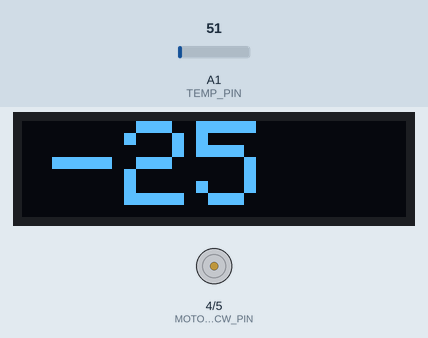
Simulated run of this sketch. Board: Arduino Uno, built with avr-gcc and run on an emulated ATmega328P. On the bench: 128×32 one-colour display, motor-driver pin pairs drawn as motors (green arrow = first pin HIGH = forward, orange = second pin HIGH = backward, longer = more drive, scaled by the enable pin). Inputs (shaded band) come from the test bench; at power-on: A1 (TEMP_PIN) = 51. The display library's start-up logo is not drawn; what the sketch prints to the serial monitor is not drawn.

Above: at 3.2 s.
3.3 s: A1 (TEMP_PIN) set to 134
At 4.0 s:
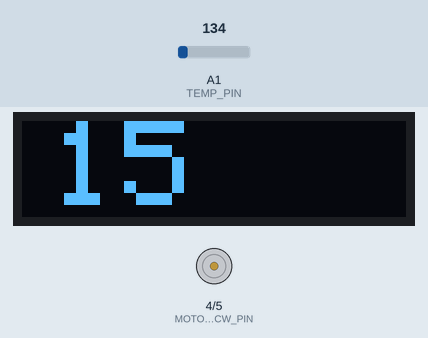
4.8 s: A1 (TEMP_PIN) set to 154
At 5.3 s:
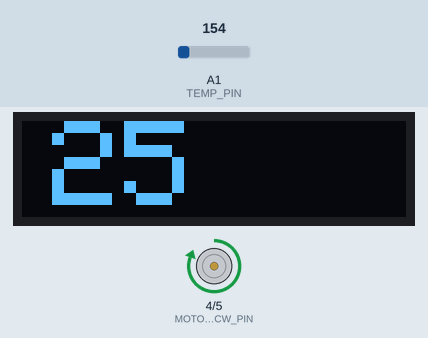
6.3 s: A1 (TEMP_PIN) set to 163
At 6.8 s:
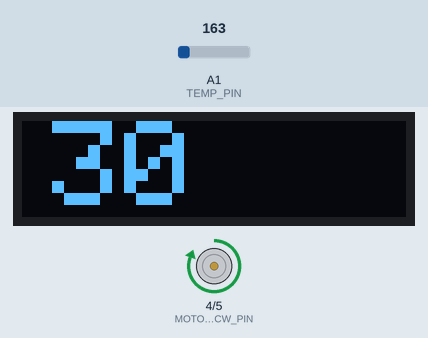
Timing chart, 0 to 9.3 s (numbered marks = the images above; inputs shaded):
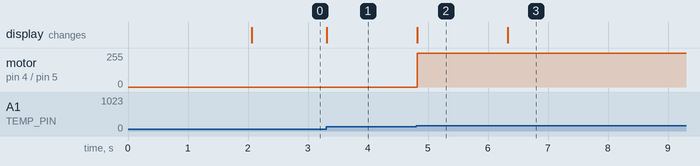

Measured:
- the behaviour switches between 146 and 147 on A1 (TEMP_PIN) (found by bisection; images 1 and 2)
- after the input at 3.3 s, the display: changes at once (image 1)
- after the input at 4.8 s, motor on pin 4 (MOTOR_CCW_PIN) / pin 5 (MOTOR_CW_PIN): stopped → forward 255/255 at once; the display: changes at once (image 2)
- after the input at 6.3 s, the display: changes at once (image 3)

The sketch:

Temperature_Regulator.ino
```cpp
#include <SPI.h>
#include <Wire.h>
#include <Adafruit_GFX.h>
#include <Adafruit_SSD1306.h>

#define SCREEN_WIDTH 128 // OLED display width, in pixels
#define SCREEN_HEIGHT 32 // OLED display height, in pixels

#define OLED_RESET     -1 // Reset pin # (or -1 if sharing Arduino reset pin)
#define SCREEN_ADDRESS 0x3C ///< See datasheet for Address; 0x3D for 128x64, 0x3C for 128x32
Adafruit_SSD1306 display(SCREEN_WIDTH, SCREEN_HEIGHT, &Wire, OLED_RESET);

const int TEMP_PIN = A1;
const int MOTOR_CCW_PIN = 4;
const int MOTOR_CW_PIN = 5;
const int MOTOR_ENABLE_PIN = 6;

#define TIME_INTERVAL 500 // 500 ms interval between updates
#define DELAY_INTERVAL 5000 // 5 seconds interval for delay, change to increase time before motor turn off

unsigned long prevMil = 0;

int celsius = 0;
int desiredTemp = 21; // Desired temperature, edit to change desired temp
unsigned long stateDelay = 0; // Delay to avoid rapid turning on and off of motor when temp is close to desired
int motorState = false;

// Function declarations needed for the rest of the code to see them before they are described
void printText(String txt);
void writeMotorSpeed(int speed);
void updateMotorSpeed();

void setup() {
  Serial.begin(9600);

  pinMode(MOTOR_CCW_PIN, OUTPUT);
  pinMode(MOTOR_CW_PIN, OUTPUT);
  pinMode(MOTOR_ENABLE_PIN, OUTPUT);

  if(!display.begin(SSD1306_SWITCHCAPVCC, SCREEN_ADDRESS)) {
    Serial.println(F("SSD1306 allocation failed"));
    for(;;); // Don't proceed, loop forever
  }

  display.display(); // Adafruit Logo
  delay(2000); // Pause for 2 seconds

  display.clearDisplay();
}

void loop() {
  celsius = map(((analogRead(TEMP_PIN) - 20) * 3.04), 0, 1023, -40, 125);
    // Change sensor value to degrees celcius

  if (millis() - prevMil > TIME_INTERVAL){ // Print celcius value every TIME_INTERVAL
    Serial.println(celsius);
    printText(String(celsius)); // Change celsius value into a string so it's compatible with print function
  }

  if(celsius > desiredTemp){ // If temperature of higher than desired, tell program to turn on motor
    motorState = true;
    stateDelay = millis();
  } else {
    if (millis() - stateDelay > DELAY_INTERVAL) { // If temperature has been lower than desired for longer than 5 seconds.
      motorState = false;
    }
  }

  updateMotorSpeed(); // Update the motorspeed (turn it on or off in this case)
}

void printText(String txt){ // Display a given string of text
  display.clearDisplay();

  display.setTextSize(4); // Draw 2X-scale text
  display.setTextColor(SSD1306_WHITE);
  display.setCursor(10, 0);
  display.println(txt);
  display.display();      // Show initial text
}

void writeMotorSpeed(int speed){
  if (speed < 0)
    {
        // Negative speeds set motor clockwise
        digitalWrite(MOTOR_CW_PIN, HIGH);
        digitalWrite(MOTOR_CCW_PIN, LOW);
    }

    if (speed > 0)
    {
        // Positive speeds set motor counterclockwise
        digitalWrite(MOTOR_CW_PIN, LOW);
        digitalWrite(MOTOR_CCW_PIN, HIGH);
    }

    if (speed == 0)
    {
        // Motor stop
        digitalWrite(MOTOR_CW_PIN, LOW);
        digitalWrite(MOTOR_CCW_PIN, LOW);
    }

    // Set the speed
    analogWrite(MOTOR_ENABLE_PIN, speed);
}

void updateMotorSpeed()
{
    switch (motorState)
    {
    // Off
    case false:
        writeMotorSpeed(0);
        break;
    // On
    case true:
        writeMotorSpeed(255);
        break;
    }
}
```
